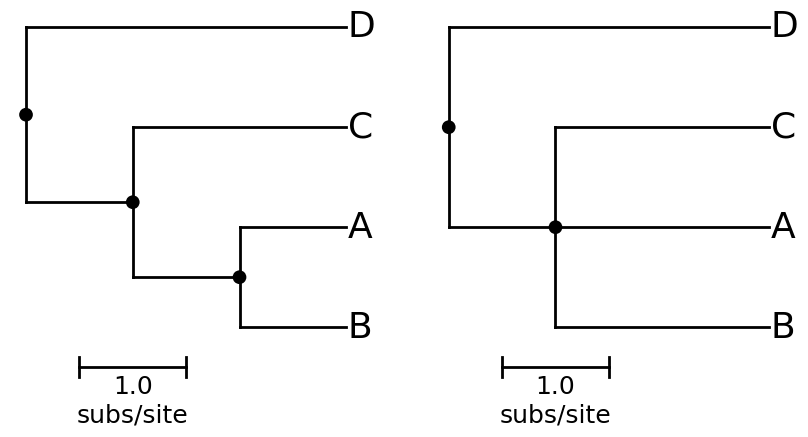

Here is the Python script that generated this plot:
import baltic as bt
from baltic import bt_utils

import matplotlib as mpl
from matplotlib import pyplot as plt
from matplotlib.gridspec import GridSpec

treestring = '((("A":1,"B":1):1,"C":2):1,"D":3);'
ll = bt.make_tree(treestring, 'divergence')
ll.treeStats()

fig = plt.figure(figsize=(10,5),facecolor='w')
gs = GridSpec(1,2)

ax = plt.subplot(gs[0])
ax2 = plt.subplot(gs[1])

def remove_AB_function(node):
    """
    Equivalent to anonymous function lambda k: k.is_node() and k.leaves == set(['A', 'B'])
    """
    return node.is_node() and node.leaves == set(['A', 'B'])

collapse_ll = ll.collapse_branches(collapseIfFxn = remove_AB_function)
collapse_ll.sort_branches(descending = False)

ll.plot_tree(ax)
collapse_ll.plot_tree(ax2)

def target_function(node):
    """
    Equivalent to anonymous function lambda k: k.is_node()
    """
    return node.is_node()

ll.plot_text(ax, size = 26)
ll.plot_points(ax, targetFxn = target_function)

collapse_ll.plot_text(ax2, size = 26)
collapse_ll.plot_points(ax2, targetFxn = target_function)

bt_utils.plot_scale_bar(ax, xy = (0.5, 0.1), tree = ll, style = 'fancy', textKwargs={'fontsize': 18})
bt_utils.plot_scale_bar(ax2, xy = (0.5, 0.1), tree = collapse_ll, style = 'fancy', textKwargs={'fontsize': 18})

bt_utils.clean_axes(ax)
bt_utils.clean_axes(ax2)

plt.savefig('basic-tree-collapse.png', bbox_inches='tight')
